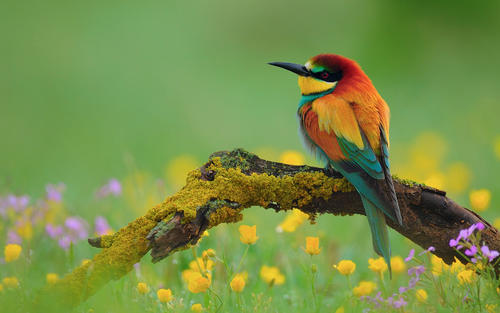
#> input picture 2014_ZFNet/img.jpg, 500 x 313 px, found by its file name
$ python selectSearch2.py
#> lines starting #> are read from the running program, lines starting #| are printed output that depends on the picture
'''
Author: liubai
Date: 2021-03-30
LastEditTime: 2021-03-30
'''

import cv2
import matplotlib.pyplot as plt

import time
import random


# load the input image

img_path='./img.jpg'
image = cv2.imread(img_path,cv2.IMREAD_COLOR)
#> image is the input picture: shape (313, 500, 3); mean B, G, R 72.1, 143, 120.7
#  not use image = cv2.imread(img_path)

# input image
ss = cv2.ximgproc.segmentation.createSelectiveSearchSegmentation()
# initialize OpenCV's selective search implementation and set the
ss.setBaseImage(image)
# choice select search version
ss.switchToSelectiveSearchFast()

# fast but less accurate version of selective search
# ss.switchToSelectiveSearchFast()

# slower but more accurate version
# ss.switchToSelectiveSearchQuality()

start = time.time()
rects = ss.process()
end = time.time()
print("[info] selective search algorithm took %.2f seconds" % (end - start) )
print("[INFO] total region proposals is: {}".format(len(rects)))

# 增强边界框的色彩
rec=rects.copy()
rec[:, 2] += rec[:, 0]
rec[:, 3] += rec[:, 1]


for i in range(0, len(rec), 100):
	# clone the original image so we can draw on it
	output = image.copy()
	# loop over the current subset of region proposals
	for (x, y, w, h) in rects[i:i + 100]:
		# draw the region proposal bounding box on the image
		color = [random.randint(0, 255) for j in range(0, 3)]
		cv2.rectangle(output, (x, y), (x + w, y + h), color, 1)
	# show the output image
	tmp=cv2.cvtColor(output, cv2.COLOR_BGR2RGB)
	plt.imshow(tmp)
	cv2.imwrite('img_bbox.jpg',output)
#> this loop made 10 passes
#> pass 1, `tmp=cv2.cvtColor(output, cv2.COLOR_BGR2RGB)`:
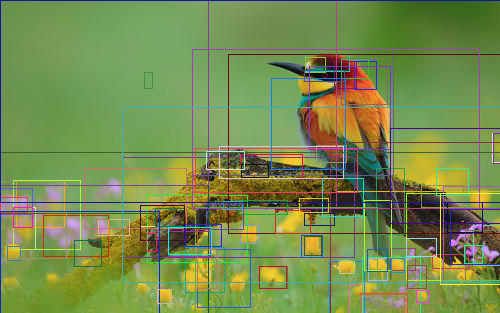
#> tmp: shape (313, 500, 3); mean R, G, B 119.4, 140.3, 78.6
#> pass 2, `tmp=cv2.cvtColor(output, cv2.COLOR_BGR2RGB)`:
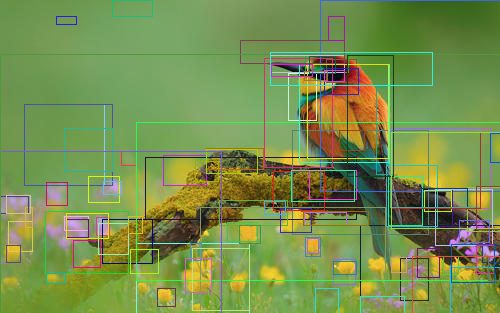
#> tmp: shape (313, 500, 3); mean R, G, B 119.7, 144.1, 77.3
#> after the loop:
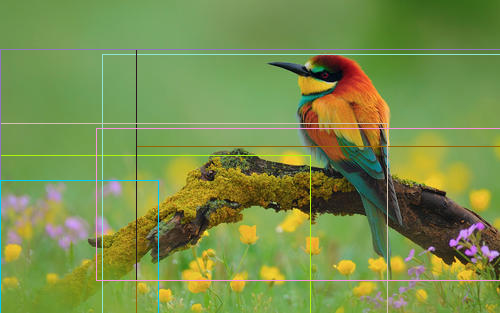
#> output: shape (313, 500, 3); mean B, G, R 74.4, 143.5, 121.7

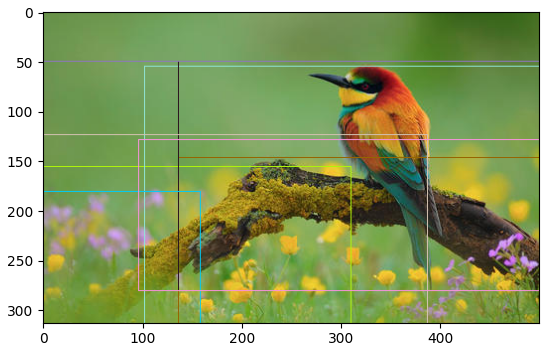
#> figure drawn by matplotlib, 1 panel
